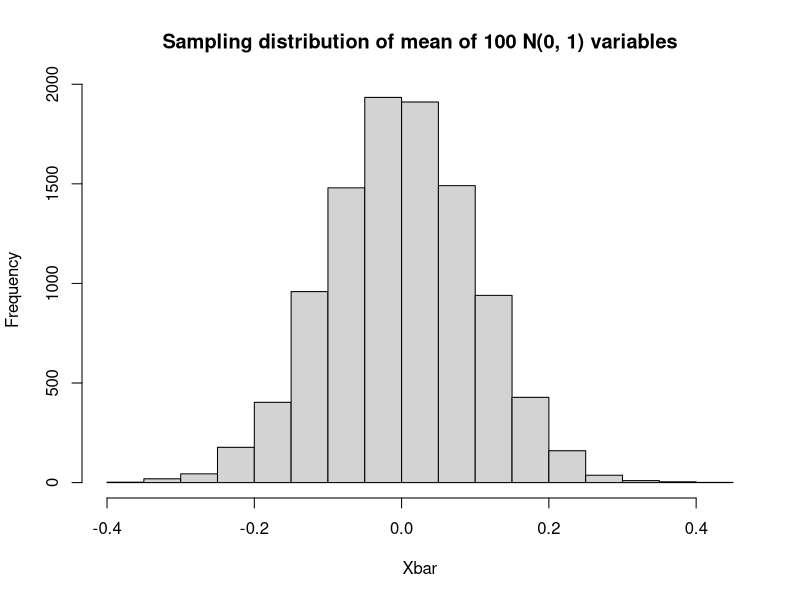
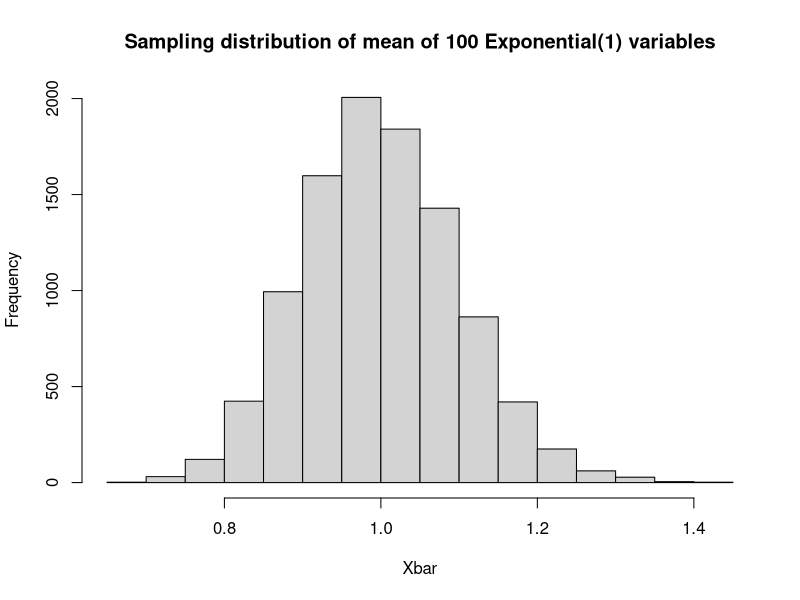
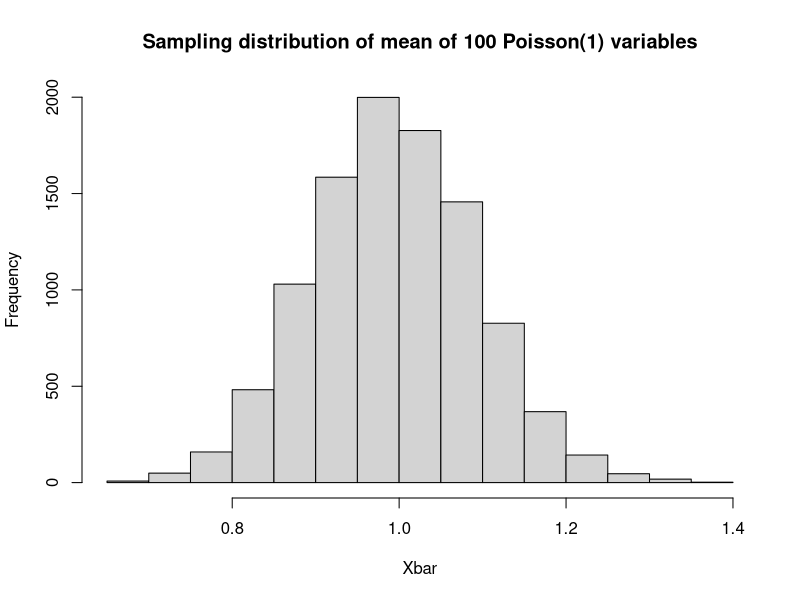
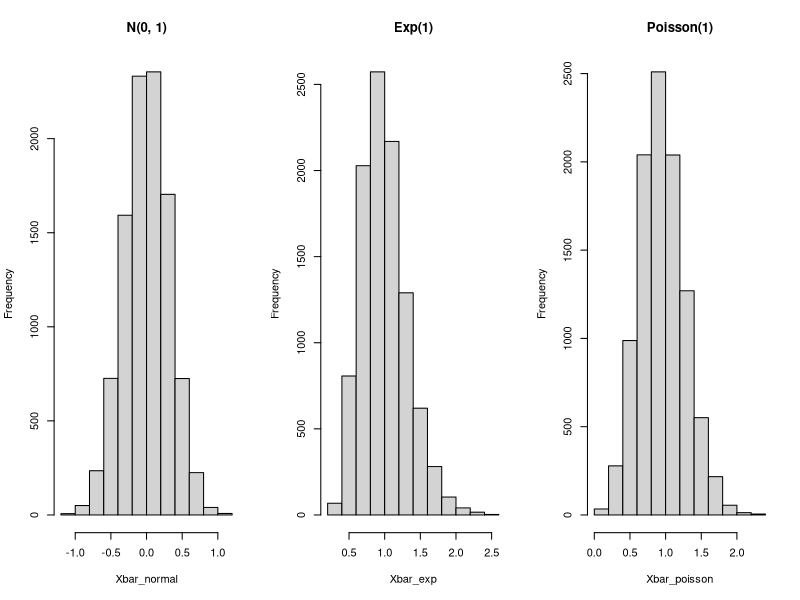
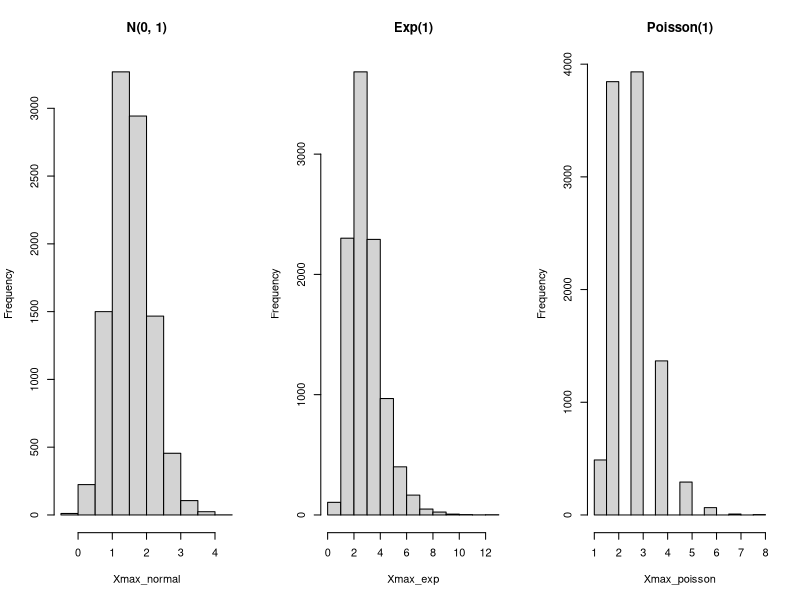
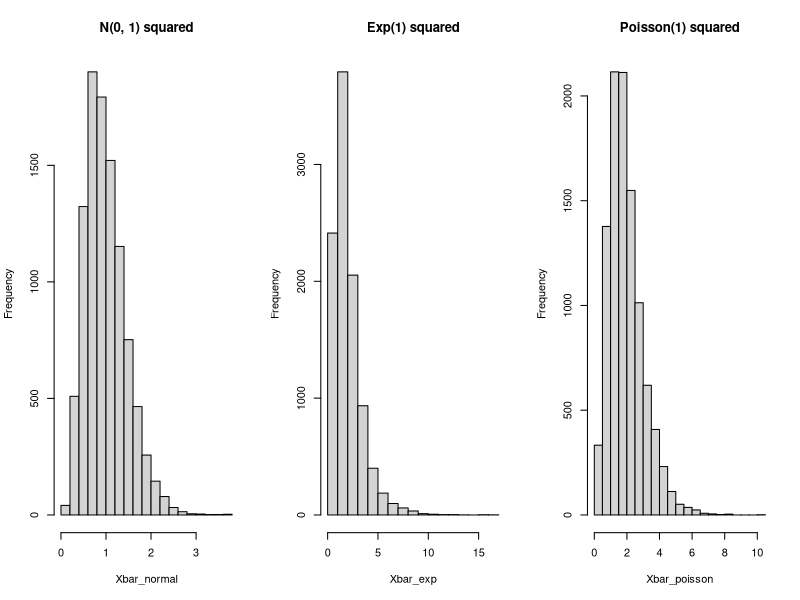
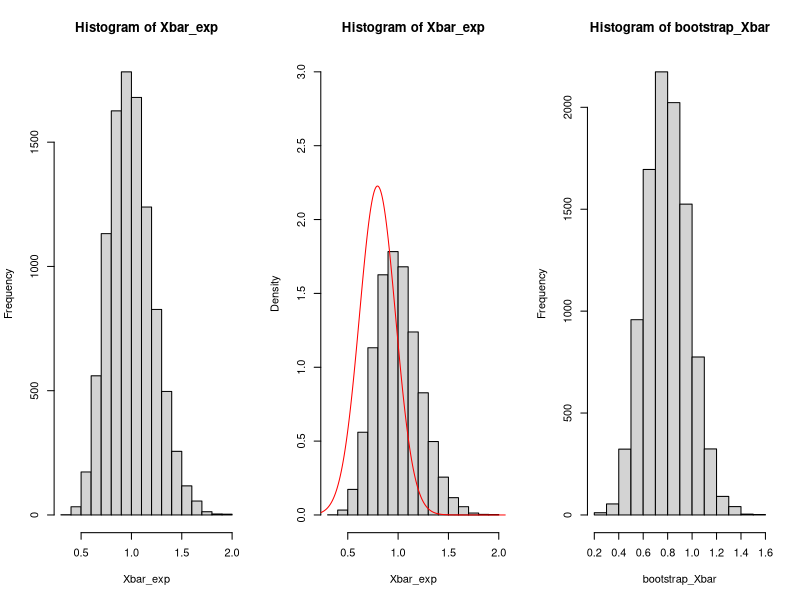
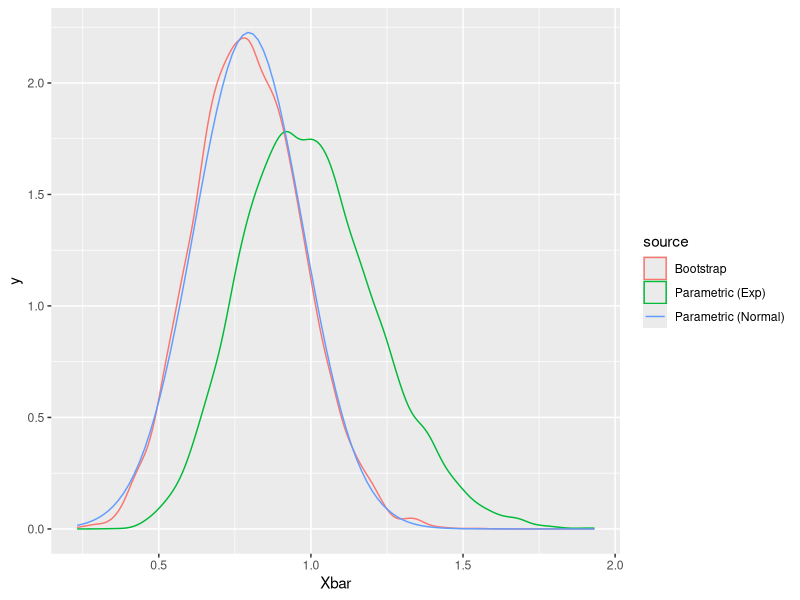

Write R code to recreate these figures, in order.
## ---- chunk 1
#| echo: TRUE
#| eval: TRUE
#| cache: TRUE
set.seed(123)
Xbar <- replicate(10000, mean(rnorm(100)))
hist(Xbar, main = "Sampling distribution of mean of 100 N(0, 1) variables")
## ---- chunk 2
#| echo: TRUE
#| eval: TRUE
#| cache: TRUE
set.seed(123)
Xbar <- replicate(10000, mean(rexp(100, rate = 1)))
hist(Xbar, main = "Sampling distribution of mean of 100 Exponential(1) variables")
## ---- chunk 3
#| echo: TRUE
#| eval: TRUE
#| cache: TRUE
set.seed(123)
Xbar <- replicate(10000, mean(rpois(100, lambda = 1)))
hist(Xbar, main = "Sampling distribution of mean of 100 Poisson(1) variables")
## ---- chunk 4
#| echo: TRUE
#| eval: TRUE
#| cache: TRUE
set.seed(123)
Xbar_normal <- replicate(10000, mean(rnorm(10)))
Xbar_exp <- replicate(10000, mean(rexp(10, rate = 1)))
Xbar_poisson <- replicate(10000, mean(rpois(10, lambda = 1)))
par(mfrow = c(1, 3))
hist(Xbar_normal, main = "N(0, 1)")
hist(Xbar_exp, main = "Exp(1)")
hist(Xbar_poisson, main = "Poisson(1)")
## ---- chunk 5
#| echo: TRUE
#| eval: TRUE
#| cache: TRUE
set.seed(123)
Xmax_normal <- replicate(10000, max(rnorm(10)))
Xmax_exp <- replicate(10000, max(rexp(10, rate = 1)))
Xmax_poisson <- replicate(10000, max(rpois(10, lambda = 1)))
par(mfrow = c(1, 3))
hist(Xmax_normal, main = "N(0, 1)")
hist(Xmax_exp, main = "Exp(1)")
hist(Xmax_poisson, main = "Poisson(1)")
## ---- chunk 6
#| echo: TRUE
#| eval: TRUE
#| cache: TRUE
set.seed(123)
Xbar_normal <- replicate(10000, mean(rnorm(10) ^ 2))
Xbar_exp <- replicate(10000, mean(rexp(10, rate = 1) ^ 2))
Xbar_poisson <- replicate(10000, mean(rpois(10, lambda = 1) ^ 2))
par(mfrow = c(1, 3))
hist(Xbar_normal, main = "N(0, 1) squared")
hist(Xbar_exp, main = "Exp(1) squared")
hist(Xbar_poisson, main = "Poisson(1) squared")
## ---- chunk 7
#| echo: TRUE
#| eval: TRUE
#| cache: TRUE
set.seed(123)
Xbar_exp <- replicate(10000, mean(rexp(20, rate = 1)))
hist(Xbar_exp)
## ---- chunk 8
#| echo: TRUE
#| eval: TRUE
#| cache: TRUE
X <- rexp(20, rate = 1)
x_axis <- seq(0, 3, length.out = 1000)

# plot "true" simulated sampling distribution
hist(Xbar_exp, freq = F, ylim = c(0, 3))

# plot normal theory
lines(x_axis, dnorm(x_axis, mean = mean(X), sd = sd(X) / sqrt(20)), col = 'red')
## ---- chunk 9
#| echo: TRUE
#| eval: TRUE
#| cache: TRUE
print(sort(X))
# sample with replacement from X
X_resample <- sample(X, size = 20, replace = TRUE)
print(sort(X_resample))
## ---- chunk 10
#| echo: TRUE
#| eval: TRUE
#| cache: TRUE
bootstrap_Xbar <- replicate(10000, mean(sample(X, size = 20, replace = TRUE)))
hist(bootstrap_Xbar)
## ---- chunk 11
#| echo: TRUE
#| eval: TRUE
#| cache: TRUE
library(ggplot2)
plot_dat <-
  data.frame(Xbar = c(Xbar_exp, bootstrap_Xbar),
             source = rep(c("Parametric (Exp)", "Bootstrap"), each = 10000))
ggplot(plot_dat, aes(x = Xbar, color = source)) +
  geom_density() +
  geom_function(fun = dnorm, 
                args = list(mean = mean(X), sd = sd(X) / sqrt(20)),
                aes(color = "Parametric (Normal)")) 
## ---- chunk 12
#| echo: TRUE
#| eval: TRUE
#| cache: TRUE
quantile(bootstrap_Xbar, probs = c(.025, .975))
